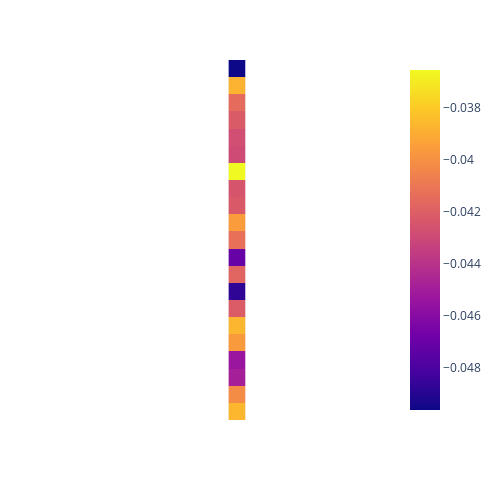

Notebook code cell kept with this figure:
### Code cell
evaluate_data('./test_data/congress_description', './test_data/random_label', '040', '001', '020', '001')

### Figure 1 — Plotly figure (JSON) as saved in the notebook; plotly's stock layout.template omitted (floating-point values rounded to 4 significant figures)
{"data": [{"coloraxis": "coloraxis", "hovertemplate": "x: %{x}<br>y: %{y}<br>color: %{z}<extra></extra>", "name": "0", "type": "heatmap", "x": ["orange"], "xaxis": "x", "y": ["The legislative branch of the United States government is a bicameral institution composed of two separate chambers. The first chamber, known as the \"House of Representatives,\" is comprised of elected officials who represent various geographic regions within the country. Each", "known as the \"House of Representatives,\" is comprised of elected officials who represent various geographic regions within the country. Each representative is chosen by the citizens of their respective districts through regular elections, with the number of representatives apportioned based", "representative is chosen by the citizens of their respective districts through regular elections, with the number of representatives apportioned based on the population of each district. This ensures that more populous areas have a greater number of representatives to adequately", "on the population of each district. This ensures that more populous areas have a greater number of representatives to adequately represent their constituents' interests.\nThe second chamber, known as the \"Senate,\" is distinct from the House of Representatives both in", "represent their constituents' interests.\nThe second chamber, known as the \"Senate,\" is distinct from the House of Representatives both in its composition and its responsibilities. The Senate consists of a fixed number of members, with each state sending two senators", "its composition and its responsibilities. The Senate consists of a fixed number of members, with each state sending two senators to serve in this body. Unlike representatives, senators are elected for six-year terms, providing a measure of continuity and stability", "to serve in this body. Unlike representatives, senators are elected for six-year terms, providing a measure of continuity and stability in the legislative process. This design reflects the Founding Fathers' intent to balance the interests of states with varying sizes", "in the legislative process. This design reflects the Founding Fathers' intent to balance the interests of states with varying sizes and populations.\nThe primary function of these two chambers is to craft and pass legislation, which involves a multi-step process.", "and populations.\nThe primary function of these two chambers is to craft and pass legislation, which involves a multi-step process. Bills, which can originate in either the House of Representatives or the Senate, undergo thorough examination and debate before becoming", "Bills, which can originate in either the House of Representatives or the Senate, undergo thorough examination and debate before becoming law. Both chambers must approve a bill before it can proceed to the President for final approval or veto.\nIn", "law. Both chambers must approve a bill before it can proceed to the President for final approval or veto.\nIn addition to their legislative duties, members of these chambers have distinct roles. Representatives are often seen as the voices of", "addition to their legislative duties, members of these chambers have distinct roles. Representatives are often seen as the voices of the people, directly representing their constituents' interests and concerns. Senators, on the other hand, play a unique role in representing", "the people, directly representing their constituents' interests and concerns. Senators, on the other hand, play a unique role in representing their states as a whole and providing a stabilizing influence in the legislative process.\nThe legislative branch also exercises oversight", "their states as a whole and providing a stabilizing influence in the legislative process.\nThe legislative branch also exercises oversight over the executive and judicial branches of the government. Committees and subcommittees in both chambers are responsible for conducting investigations,", "over the executive and judicial branches of the government. Committees and subcommittees in both chambers are responsible for conducting investigations, hearings, and reviews to ensure that the executive branch is operating within the boundaries of the law and that appointed", "hearings, and reviews to ensure that the executive branch is operating within the boundaries of the law and that appointed judges meet the qualifications necessary for their positions.\nFurthermore, the legislative branch has the power of the purse, meaning it", "judges meet the qualifications necessary for their positions.\nFurthermore, the legislative branch has the power of the purse, meaning it has the authority to allocate government funds through the budgetary process. This power is critical in shaping the nation's priorities", "has the authority to allocate government funds through the budgetary process. This power is critical in shaping the nation's priorities and implementing policies.\nUltimately, the legislative branch of the United States government is a fundamental pillar of the nation's democratic", "and implementing policies.\nUltimately, the legislative branch of the United States government is a fundamental pillar of the nation's democratic system. It serves as a forum for the representation of the people's interests, the creation of laws, and the checks", "system. It serves as a forum for the representation of the people's interests, the creation of laws, and the checks and balances necessary for a functioning democracy. Through its carefully designed structure and responsibilities, it plays a vital role in", "and balances necessary for a functioning democracy. Through its carefully designed structure and responsibilities, it plays a vital role in shaping the nation's laws and policies."], "yaxis": "y", "z": [[-0.04961], [-0.03878], [-0.04147], [-0.04218], [-0.04273], [-0.04291], [-0.03655], [-0.04243], [-0.04226], [-0.03958], [-0.04127], [-0.0471], [-0.04175], [-0.04873], [-0.04212], [-0.03867], [-0.03965], [-0.0453], [-0.04488], [-0.04017], [-0.03864]]}], "layout": {"coloraxis": {"colorscale": [[0, "#0d0887"], [0.1111, "#46039f"], [0.2222, "#7201a8"], [0.3333, "#9c179e"], [0.4444, "#bd3786"], [0.5556, "#d8576b"], [0.6667, "#ed7953"], [0.7778, "#fb9f3a"], [0.8889, "#fdca26"], [1, "#f0f921"]]}, "height": 500, "margin": {"t": 60}, "width": 500, "xaxis": {"anchor": "y", "constrain": "domain", "domain": [0, 1], "scaleanchor": "y", "showticklabels": false}, "yaxis": {"anchor": "x", "autorange": "reversed", "constrain": "domain", "domain": [0, 1], "showticklabels": false}}}
